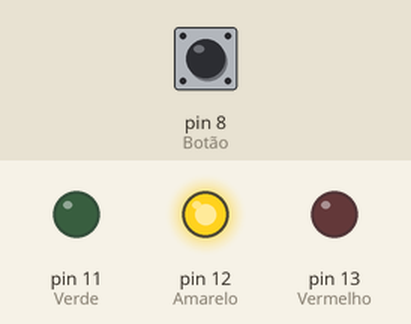
Bench run of a sketch on a simulated Arduino Uno, built with avr-gcc and run on an emulated ATmega328P. Parts: output pins drawn as LEDs (lit = HIGH). The inputs (shaded band) are chosen by the test bench; at power-on: pin 8 (Botão) HIGH.

Above: at 1.0 s.
At 4.0 s:
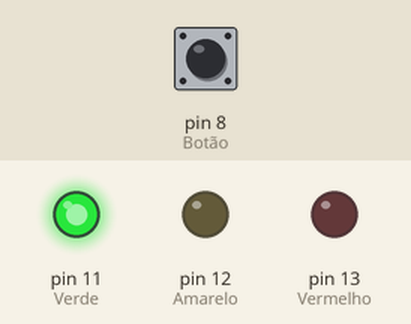
At 11.0 s:
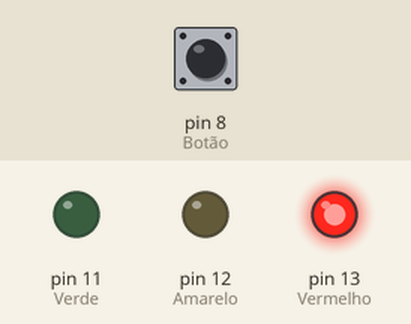
Timing chart, 0 to 18.2 s (numbered marks = the images above):
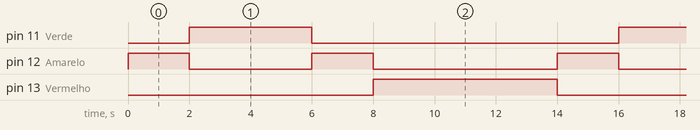

The sketch:

sinal_de_transito.ino
```cpp
void setup() {
  pinMode(13, OUTPUT); // Vermelho
  pinMode(12, OUTPUT); // Amarelo
  pinMode(11, OUTPUT); // Verde
  pinMode(8, INPUT_PULLUP); // Botão
}

int state = 0; // Estado do botão
int additional_time = 2000; // Tempo adicional para o verde
unsigned long end = 0;
int actual_light = 0;

void updateEndTime() {
  unsigned long current_time = millis();

  if (actual_light == 0) {
    end = current_time + 6000; // Vermelho por 6 segundos
  } else if (actual_light == 1) {
    end = current_time + 2000; // Amarelo por 2 segundos
  } else if (actual_light == 2) {
    // Verde por 2 segundos + tempo adicional, se o botão foi pressionado
    end = current_time + 2000 + additional_time;
  } else if (actual_light == 3) {
    end = current_time + 2000; // Amarelo para transição de volta ao vermelho
  }
}

void loop() {
  unsigned long current_time = millis();

  // Atualiza o estado com base no tempo atual
  if (end <= current_time) {
    if (actual_light == 0) {
      // Vermelho -> Amarelo
      digitalWrite(13, LOW);
      digitalWrite(12, HIGH);
      digitalWrite(11, LOW);
      actual_light = 1;
    } else if (actual_light == 1) {
      // Amarelo -> Verde
      digitalWrite(13, LOW);
      digitalWrite(12, LOW);
      digitalWrite(11, HIGH);
      actual_light = 2;
    } else if (actual_light == 2) {
      // Verde -> Amarelo (após tempo adicional, se botão foi pressionado)
      digitalWrite(13, LOW);
      digitalWrite(12, HIGH);
      digitalWrite(11, LOW);
      actual_light = 3;
      state = 0;  // Volta ao estado normal após ciclo completo
    } else if (actual_light == 3) {
      // Amarelo -> Vermelho
      digitalWrite(13, HIGH);
      digitalWrite(12, LOW);
      digitalWrite(11, LOW);
      actual_light = 0;
    }
    updateEndTime(); // Atualiza o tempo para a próxima luz
  }

  // Lê o botão e ativa o tempo adicional para o verde
  if (digitalRead(8) == LOW) {
    actual_light = 1;
    state = 1; // Ativa o estado para tempo adicional
  }
}
```

Measured:
- by itself, pin 11 (Verde): alternates HIGH for 4.0 s and LOW for 10.0 s
- by itself, pin 12 (Amarelo): repeats every 14.0 s: LOW 4.0 s, HIGH 2.0 s, LOW 6.0 s, HIGH 2.0 s
- by itself, pin 13 (Vermelho): alternates HIGH for 6.0 s and LOW for 8.0 s
